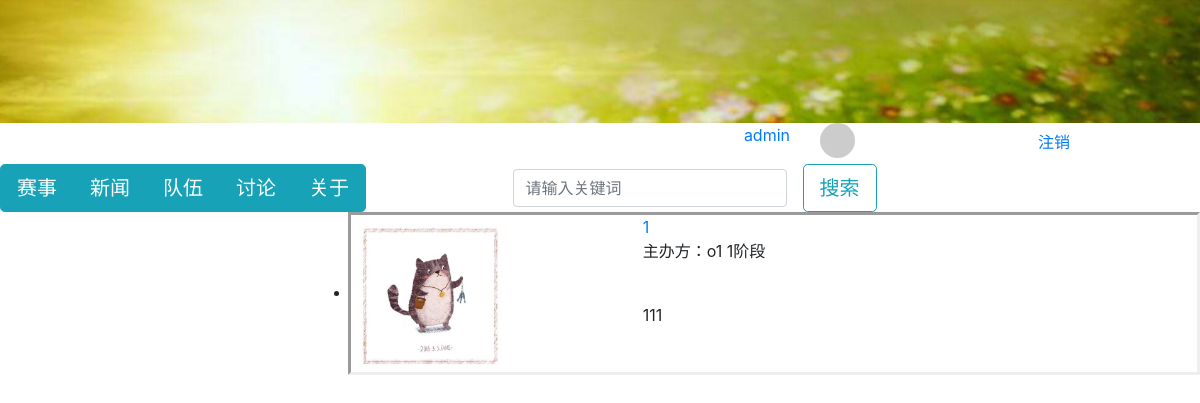
The page /index/ (signed in) on the database its author committed.
### competition/models.py (models this page shows)
class RootCompetition(models.Model):
    organizer = models.ForeignKey(UserLogin, null=True)
    img = models.ForeignKey(File, null=True, related_name='img')
    name = models.CharField(max_length=50)
    description = models.CharField(max_length=1000)
    totalStageNum = models.IntegerField(default=1)
    members = models.ManyToManyField(UserLogin, related_name='cuser')
    maxmember = models.IntegerField(default=1)
    judge = models.ManyToManyField(UserLogin, related_name='juser')
    file = models.ManyToManyField(File, related_name='uploadfile')

### upload/models.py (models this page shows)
class File(models.Model):
    name = models.CharField(max_length=100, null=True)
    file = models.FileField(upload_to=getfilepath)
    username = models.CharField(max_length=20)
    score = models.IntegerField(default=0)

### login/models.py (models this page shows)
class UserLogin(models.Model):
    username = models.CharField(max_length = 100)
    password = models.CharField(max_length = 100)
    type = models.CharField(max_length = 100)

### login/views.py (the view)
# urls.py: url(r'^index/?', index_view, name="home_url"),
@csrf_exempt
def index_view(request):
    if request.method == "GET":
        competitionlist = RootCompetition.objects.all()
        return render(request,"index.html",{'competitionlist':competitionlist})

### templates/index.html (shortened to what this page needs)
{% extends 'base.html' %}
{% load staticfiles %}
{% block content %}
<ul>
{% for item in competitionlist %}
  <div id="competition" style="border-style: inset">
    <li>
	  <div class="row">
        <div class="col-lg-4">
          <img src="{{ MEDIA_URL }}{{item.img.file}}" width="60%" alt="暂无图片"/>
		</div>
		<div class="col-lg-8">
	      <a href="/competition/?id={{item.id}}">{{item.name}}</a>
	      <p>主办方：{{item.organizer.username}} {{item.totalStageNum}}阶段</p><br>
	      <p>{{item.description}}</p><br>
		</div>
	  </div>
	</li>
  </div>
{% endfor %}
</ul>
{% endblock %}

### rows shown on the page
RootCompetition: img.file (picture), name "1", organizer.username "o1", totalStageNum "1", description "111"

### other values the page prints
{{ request.session.username }} "admin"
